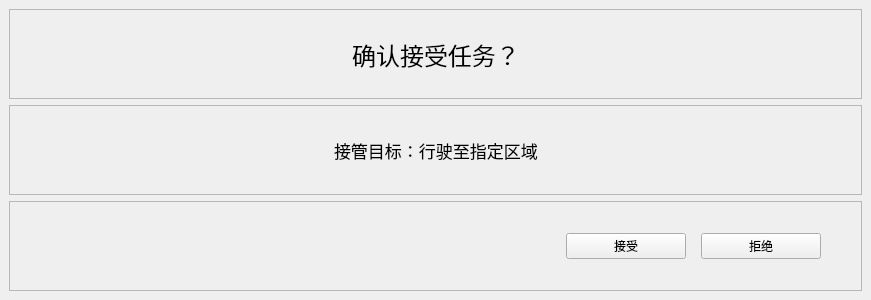
<?xml version="1.0" encoding="UTF-8"?>
<ui version="4.0">
 <class>AcceptTaskWorkWgt</class>
 <widget class="QWidget" name="AcceptTaskWorkWgt">
  <property name="geometry">
   <rect>
    <x>0</x>
    <y>0</y>
    <width>871</width>
    <height>300</height>
   </rect>
  </property>
  <property name="sizePolicy">
   <sizepolicy hsizetype="Fixed" vsizetype="Fixed">
    <horstretch>0</horstretch>
    <verstretch>0</verstretch>
   </sizepolicy>
  </property>
  <property name="windowTitle">
   <string>Form</string>
  </property>
  <layout class="QGridLayout" name="gridLayout">
   <property name="leftMargin">
    <number>0</number>
   </property>
   <property name="topMargin">
    <number>0</number>
   </property>
   <property name="rightMargin">
    <number>0</number>
   </property>
   <property name="bottomMargin">
    <number>0</number>
   </property>
   <property name="spacing">
    <number>0</number>
   </property>
   <item row="0" column="0">
    <widget class="baseForm" name="widget" native="true">
     <layout class="QVBoxLayout" name="verticalLayout">
      <item>
       <widget class="QFrame" name="frame_title">
        <property name="frameShape">
         <enum>QFrame::StyledPanel</enum>
        </property>
        <property name="frameShadow">
         <enum>QFrame::Raised</enum>
        </property>
        <layout class="QGridLayout" name="gridLayout_2">
         <property name="leftMargin">
          <number>0</number>
         </property>
         <property name="topMargin">
          <number>0</number>
         </property>
         <property name="rightMargin">
          <number>0</number>
         </property>
         <property name="bottomMargin">
          <number>0</number>
         </property>
         <property name="spacing">
          <number>0</number>
         </property>
         <item row="0" column="0">
          <layout class="QHBoxLayout" name="horizontalLayout">
           <item>
            <spacer name="horizontalSpacer">
             <property name="orientation">
              <enum>Qt::Horizontal</enum>
             </property>
             <property name="sizeHint" stdset="0">
              <size>
               <width>40</width>
               <height>20</height>
              </size>
             </property>
            </spacer>
           </item>
           <item>
            <widget class="QLabel" name="label_title">
             <property name="font">
              <font>
               <pointsize>18</pointsize>
              </font>
             </property>
             <property name="text">
              <string>确认接受任务？</string>
             </property>
             <property name="alignment">
              <set>Qt::AlignCenter</set>
             </property>
            </widget>
           </item>
           <item>
            <spacer name="horizontalSpacer_2">
             <property name="orientation">
              <enum>Qt::Horizontal</enum>
             </property>
             <property name="sizeHint" stdset="0">
              <size>
               <width>40</width>
               <height>20</height>
              </size>
             </property>
            </spacer>
           </item>
          </layout>
         </item>
        </layout>
       </widget>
      </item>
      <item>
       <widget class="QFrame" name="frame_text">
        <property name="frameShape">
         <enum>QFrame::StyledPanel</enum>
        </property>
        <property name="frameShadow">
         <enum>QFrame::Raised</enum>
        </property>
        <layout class="QGridLayout" name="gridLayout_3">
         <property name="leftMargin">
          <number>0</number>
         </property>
         <property name="topMargin">
          <number>0</number>
         </property>
         <property name="rightMargin">
          <number>0</number>
         </property>
         <property name="bottomMargin">
          <number>0</number>
         </property>
         <property name="spacing">
          <number>0</number>
         </property>
         <item row="0" column="0">
          <layout class="QHBoxLayout" name="horizontalLayout_2">
           <item>
            <spacer name="horizontalSpacer_3">
             <property name="orientation">
              <enum>Qt::Horizontal</enum>
             </property>
             <property name="sizeHint" stdset="0">
              <size>
               <width>40</width>
               <height>20</height>
              </size>
             </property>
            </spacer>
           </item>
           <item>
            <widget class="QLabel" name="label_task">
             <property name="font">
              <font>
               <pointsize>13</pointsize>
              </font>
             </property>
             <property name="text">
              <string>接管目标：行驶至指定区域</string>
             </property>
            </widget>
           </item>
           <item>
            <spacer name="horizontalSpacer_4">
             <property name="orientation">
              <enum>Qt::Horizontal</enum>
             </property>
             <property name="sizeHint" stdset="0">
              <size>
               <width>40</width>
               <height>20</height>
              </size>
             </property>
            </spacer>
           </item>
          </layout>
         </item>
        </layout>
       </widget>
      </item>
      <item>
       <widget class="QFrame" name="frame_btn">
        <property name="frameShape">
         <enum>QFrame::StyledPanel</enum>
        </property>
        <property name="frameShadow">
         <enum>QFrame::Raised</enum>
        </property>
        <layout class="QGridLayout" name="gridLayout_5">
         <property name="leftMargin">
          <number>0</number>
         </property>
         <property name="topMargin">
          <number>0</number>
         </property>
         <property name="rightMargin">
          <number>0</number>
         </property>
         <property name="bottomMargin">
          <number>0</number>
         </property>
         <property name="spacing">
          <number>0</number>
         </property>
         <item row="0" column="0">
          <layout class="QHBoxLayout" name="horizontalLayout_3">
           <property name="spacing">
            <number>15</number>
           </property>
           <item>
            <spacer name="horizontalSpacer_5">
             <property name="orientation">
              <enum>Qt::Horizontal</enum>
             </property>
             <property name="sizeHint" stdset="0">
              <size>
               <width>40</width>
               <height>20</height>
              </size>
             </property>
            </spacer>
           </item>
           <item>
            <widget class="QPushButton" name="pushButton_ok">
             <property name="minimumSize">
              <size>
               <width>120</width>
               <height>0</height>
              </size>
             </property>
             <property name="text">
              <string>接受</string>
             </property>
            </widget>
           </item>
           <item>
            <widget class="QPushButton" name="pushButton_cancel">
             <property name="minimumSize">
              <size>
               <width>120</width>
               <height>0</height>
              </size>
             </property>
             <property name="text">
              <string>拒绝</string>
             </property>
            </widget>
           </item>
           <item>
            <spacer name="horizontalSpacer_6">
             <property name="orientation">
              <enum>Qt::Horizontal</enum>
             </property>
             <property name="sizeType">
              <enum>QSizePolicy::Fixed</enum>
             </property>
             <property name="sizeHint" stdset="0">
              <size>
               <width>40</width>
               <height>20</height>
              </size>
             </property>
            </spacer>
           </item>
          </layout>
         </item>
        </layout>
       </widget>
      </item>
     </layout>
    </widget>
   </item>
  </layout>
 </widget>
 <customwidgets>
  <customwidget>
   <class>baseForm</class>
   <extends>QWidget</extends>
   <header>Component/baseForm.h</header>
   <container>1</container>
  </customwidget>
 </customwidgets>
 <resources/>
 <connections/>
</ui>
